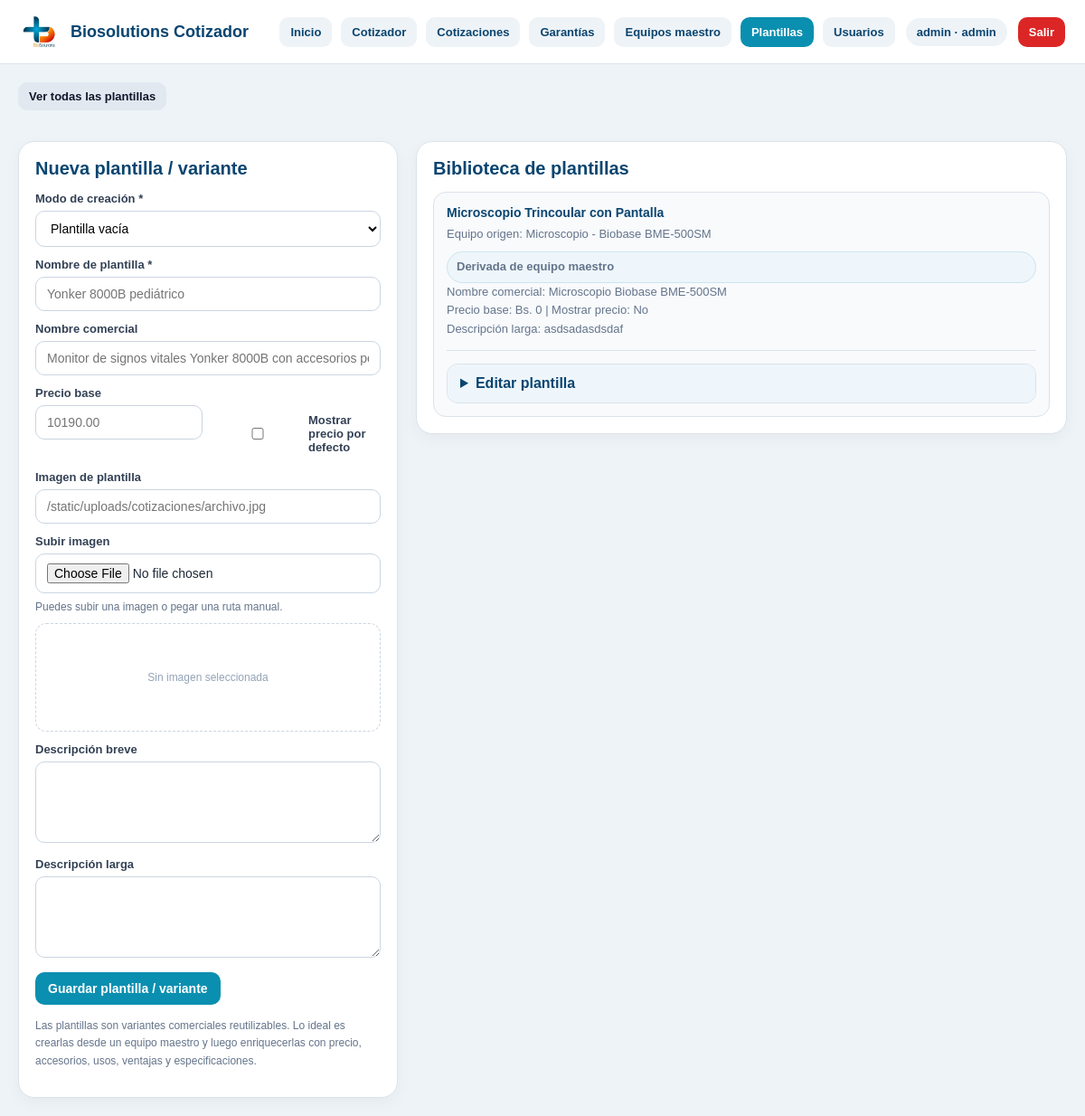
Page /plantillas (signed in) on the earlier database version.
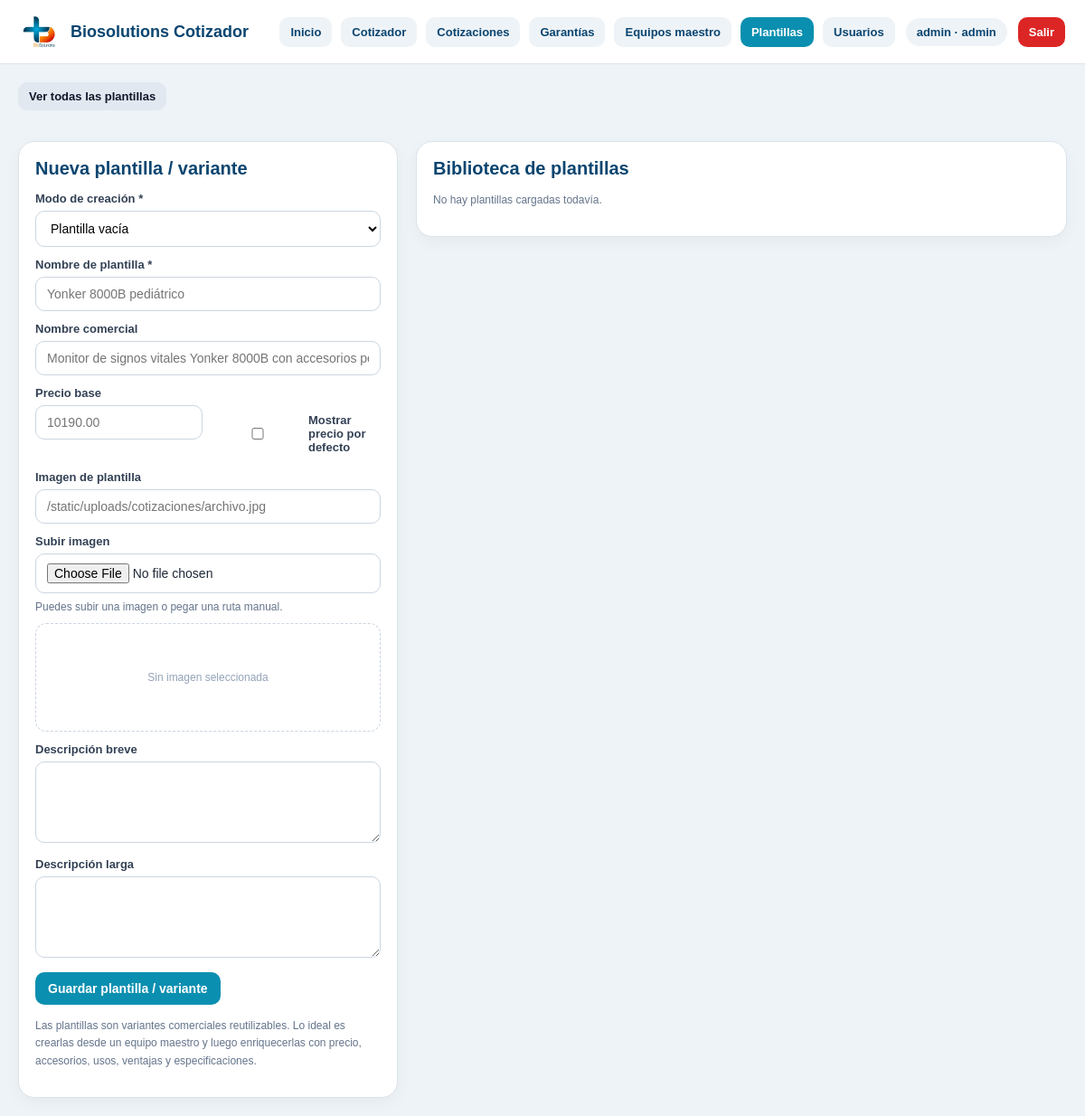
Same page on the later database version.
### tables this page shows
CREATE TABLE usuarios (
    id INTEGER PRIMARY KEY AUTOINCREMENT,
    username TEXT NOT NULL UNIQUE,
    password_hash TEXT NOT NULL,
    nombre TEXT,
    rol TEXT NOT NULL DEFAULT 'editor',
    activo INTEGER NOT NULL DEFAULT 1,
    creado_en TEXT NOT NULL DEFAULT CURRENT_TIMESTAMP
);

CREATE TABLE plantillas (
    id INTEGER PRIMARY KEY AUTOINCREMENT,
    equipo_id INTEGER,
    nombre_plantilla TEXT NOT NULL,
    nombre_comercial TEXT,
    descripcion_breve TEXT,
    descripcion_larga TEXT,
    imagen TEXT,
    precio_base REAL DEFAULT 0,
    mostrar_precio_por_defecto INTEGER DEFAULT 0,
    activo INTEGER DEFAULT 1,
    FOREIGN KEY (equipo_id) REFERENCES equipos(id) ON DELETE SET NULL
);

CREATE TABLE equipos (
    id INTEGER PRIMARY KEY AUTOINCREMENT,
    nombre TEXT NOT NULL,
    marca TEXT,
    modelo TEXT,
    origen TEXT,
    garantia_base TEXT,
    descripcion_breve TEXT,
    descripcion_larga TEXT,
    imagen TEXT,
    precio_base REAL,
    mostrar_precio_por_defecto INTEGER DEFAULT 0,
    activo INTEGER DEFAULT 1
);

### app.py (the view, shortened to what this page needs)
@app.route("/plantillas")
@login_required
def plantillas_page():
    conn = get_db_connection()
    equipo_id_raw = (request.args.get("equipo_id") or "").strip()
    action = (request.args.get("action") or "").strip().lower()
    if action not in {"create", "view"}:
        action = ""
    equipo_id = None
    if equipo_id_raw:
        try:
            equipo_id = int(equipo_id_raw)
        except ValueError:
            equipo_id = None
    equipos = conn.execute("""
        SELECT *
        FROM equipos
        WHERE activo = 1
        ORDER BY id DESC
    """).fetchall()
    selected_equipo = None
    filter_by_equipo = bool(equipo_id and action == "view")
    if filter_by_equipo:
        plantillas_rows = conn.execute("""
            SELECT p.*, e.nombre AS equipo_nombre, e.marca AS equipo_marca, e.modelo AS equipo_modelo
            FROM plantillas p
            LEFT JOIN equipos e ON e.id = p.equipo_id
            WHERE p.activo = 1
              AND p.equipo_id = ?
            ORDER BY p.id DESC
        """, (equipo_id,)).fetchall()
    else:
        plantillas_rows = conn.execute("""
            SELECT p.*, e.nombre AS equipo_nombre, e.marca AS equipo_marca, e.modelo AS equipo_modelo
            FROM plantillas p
            LEFT JOIN equipos e ON e.id = p.equipo_id
            WHERE p.activo = 1
            ORDER BY p.id DESC
        """).fetchall()
    plantillas = []
    for p in plantillas_rows:
        children = get_plantilla_children(conn, p["id"])
        plantilla_dict = dict(p)
        plantilla_dict["imagen"] = normalize_image_path_for_db(plantilla_dict.get("imagen") or "")
        plantilla_dict["imagen_url"] = build_public_image_url(plantilla_dict.get("imagen") or "")
        plantilla_dict["especificaciones"] = [dict(x) for x in children["especificaciones"]]
        plantilla_dict["usos"] = [dict(x) for x in children["usos"]]
        plantilla_dict["accesorios"] = [dict(x) for x in children["accesorios"]]
        plantilla_dict["ventajas"] = [dict(x) for x in children["ventajas"]]
        plantillas.append(plantilla_dict)
    equipos_json = []
    for e in equipos:
        nombre = (e["nombre"] or "").strip()
        marca = (e["marca"] or "").strip()
        modelo = (e["modelo"] or "").strip()
        nombre_comercial_base = " ".join(
            part for part in [nombre, marca, modelo] if part
        ).strip()
        equipos_json.append({
            "id": e["id"],
            "nombre": nombre,
            "marca": marca,
            "modelo": modelo,
            "origen": (e["origen"] or "").strip(),
            "garantia_base": (e["garantia_base"] or "").strip(),
            "imagen": (e["imagen"] or "").strip(),
            "descripcion_breve": (e["descripcion_breve"] or "").strip(),
            "descripcion_larga": (e["descripcion_larga"] or "").strip(),
            "nombre_comercial_base": nombre_comercial_base
        })
    conn.close()
    return render_template(
        "plantillas.html",
        equipos=equipos,
        equipos_json=equipos_json,
        plantillas=plantillas,
        active_page="plantillas",
        selected_equipo=selected_equipo,
        selected_equipo_id=equipo_id,
        current_action=action,
        filter_by_equipo=filter_by_equipo
    )

### app.py (called while the page is built)
def normalize_image_path_for_db(image_value):
    image_value = (image_value or "").strip()
    if not image_value:
        return ""
    if image_value.startswith("/static/"):
        return image_value.replace("/static/", "", 1)
    if image_value.startswith("static/"):
        return image_value.replace("static/", "", 1)
    return image_value

def build_public_image_url(image_value):
    image_value = normalize_image_path_for_db(image_value)
    if not image_value:
        return ""
    return f"/static/{image_value}"

def get_db_connection():
    conn = sqlite3.connect(DB_PATH, timeout=10)
    conn.row_factory = sqlite3.Row
    return conn

def get_current_user():
    user_id = session.get("user_id")
    if not user_id:
        return None
    conn = get_db_connection()
    user = conn.execute("""
        SELECT id, username, nombre, rol, activo
        FROM usuarios
        WHERE id = ? AND activo = 1
    """, (user_id,)).fetchone()
    conn.close()
    return user

def login_required(view_func):
    @wraps(view_func)
    def wrapper(*args, **kwargs):
        if not session.get("user_id"):
            return redirect(url_for("login", next=request.path))
        return view_func(*args, **kwargs)
    return wrapper

@app.context_processor
def inject_auth_context():
    user = get_current_user()
    return {
        "current_user": user,
        "current_role": user["rol"] if user else None
    }

### templates/plantillas.html (shortened to what this page needs)
{% extends "base.html" %}
{% block content %}
<div class="page-grid">
  <div class="top-actions" style="grid-column:1 / -1;">
    <a class="top-link" href="{{ url_for('plantillas_page') }}">Ver todas las plantillas</a>
  </div>
  <section class="page-card">
    <h2>{% if current_role in ['admin', 'editor'] %}Nueva plantilla / variante{% else %}Detalle del módulo{% endif %}</h2>
     {% if current_role in ['admin', 'editor'] %}
  <form method="post" action="/plantillas/nueva" id="plantillaForm">
  <div class="field">
    <label for="modo_creacion">Modo de creación *</label>
    <select id="modo_creacion" name="modo_creacion" required onchange="toggleEquipoBaseField()">
      <option value="vacia" {% if not (selected_equipo_id and current_action == "create") %}selected{% endif %}>Plantilla vacía</option>
    </select>
  </div>
  <div class="field">
    <label for="nombre_plantilla">Nombre de plantilla *</label>
    <input type="text" id="nombre_plantilla" name="nombre_plantilla" required placeholder="Yonker 8000B pediátrico">
  </div>
  <div class="field">
    <label for="nombre_comercial">Nombre comercial</label>
    <input type="text" id="nombre_comercial" name="nombre_comercial" placeholder="Monitor de signos vitales Yonker 8000B con accesorios pediátricos">
  </div>
  <div class="grid-2">
    <div class="field">
      <label for="precio_base">Precio base</label>
        <input type="number" id="precio_base" name="precio_base" placeholder="10190.00" step="0.01" min="0">
    </div>
    <div class="field">
      <label style="display:flex; align-items:center; gap:8px; margin-top:30px;">
        <input type="checkbox" name="mostrar_precio_por_defecto">
        Mostrar precio por defecto
      </label>
    </div>
  </div>
<div class="field">
    <label for="plantilla_imagen">Imagen de plantilla</label>
    <input type="text" id="plantilla_imagen" name="plantilla_imagen" placeholder="/static/uploads/cotizaciones/archivo.jpg">
  </div>
  <div class="field">
  <label for="plantilla_imagen_upload">Subir imagen</label>
  <input type="file" id="plantilla_imagen_upload" accept="image/*">
  <div class="tiny-note" style="margin-top:6px;">
    Puedes subir una imagen o pegar una ruta manual.
  </div>
  <div class="image-preview-box" id="createTemplateImagePreview">
  </div>
</div>
  <div class="field">
    <label for="plantilla_descripcion_breve">Descripción breve</label>
    <textarea id="plantilla_descripcion_breve" name="plantilla_descripcion_breve"></textarea>
  </div>
  <div class="field">
    <label for="plantilla_descripcion_larga">Descripción larga</label>
    <textarea id="plantilla_descripcion_larga" name="plantilla_descripcion_larga"></textarea>
  </div>
  <button type="submit" class="btn">Guardar plantilla / variante</button>
</form>
  {% else %}
      <p class="tiny-note">
        Tu perfil es de solo lectura. Puedes consultar la biblioteca de plantillas, pero no crear ni modificar registros.
      </p>
    {% endif %}
    <p class="tiny-note" style="margin-top:14px;">
      Las plantillas son variantes comerciales reutilizables. Lo ideal es crearlas desde un equipo maestro y luego enriquecerlas con precio, accesorios, usos, ventajas y especificaciones.
    </p>
  </section>
  <section class="page-card">
    <h2>Biblioteca de plantillas</h2>
    {% if plantillas %}
      <div class="lib-list">
        {% for p in plantillas %}
          <div class="lib-card">
            <strong>{{ p["nombre_plantilla"] }}</strong>
            <span>
              Equipo origen:
              {% if p["equipo_nombre"] %}
                {{ p["equipo_nombre"] }}
                {% if p["equipo_marca"] %} - {{ p["equipo_marca"] }}{% endif %}
                {% if p["equipo_modelo"] %} {{ p["equipo_modelo"] }}{% endif %}
              {% else %}
                Plantilla vacía / sin equipo maestro base
              {% endif %}
            </span>
            {% if p["equipo_nombre"] %}
              <span class="origin-pill">Derivada de equipo maestro</span>
            {% endif %}
            {% if p["nombre_comercial"] %}
              <span>Nombre comercial: {{ p["nombre_comercial"] }}</span>
            {% endif %}
            <span>
              Precio base: Bs. {{ p["precio_base"] or 0 }}
              {% if p["mostrar_precio_por_defecto"] %} | Mostrar precio: Sí{% else %} | Mostrar precio: No{% endif %}
            </span>
            {% if p["descripcion_larga"] %}
              <span>Descripción larga: {{ p["descripcion_larga"] }}</span>
            {% endif %}
            {% if current_role in ['admin', 'editor'] %}
            <div class="edit-card">
              <details>
                <summary>Editar plantilla</summary>
              </details>
            </div>
             {% endif %}
          </div>
        {% endfor %}
      </div>
    {% else %}
      <p class="tiny-note">No hay plantillas cargadas todavía.</p>
    {% endif %}
  </section>
</div>
{% endblock %}

### templates/base.html (shortened to what this page needs)
<!DOCTYPE html>
<html lang="es">
<head>
  <link rel="stylesheet" href="{{ url_for('static', filename='styles.css') }}?v=7" />
</head>
<body>
  <header class="topbar">
    <div class="topbar-left">
      <img src="{{ url_for('static', filename='logo_biosolutions.png') }}" alt="BioSolutions" class="topbar-logo">
      <div class="topbar-title">Biosolutions Cotizador</div>
    </div>
    <div class="topbar-right">
      <nav class="nav-links">
        <a href="{{ url_for('dashboard') }}" class="{% if active_page == 'inicio' %}active{% endif %}">Inicio</a>
         {% if current_role in ['admin', 'editor', 'visor'] %}
          <a href="{{ url_for('cotizador') }}" class="{% if active_page == 'cotizador' %}active{% endif %}">Cotizador</a>
          <a href="{{ url_for('cotizaciones_page') }}" class="{% if active_page == 'cotizaciones' %}active{% endif %}">Cotizaciones</a>
          <a href="{{ url_for('garantias_page') }}" class="{% if active_page == 'garantias' %}active{% endif %}">Garantías</a>
        {% endif %}
        {% if current_role in ['admin', 'editor', 'visor'] %}
          <a href="{{ url_for('equipos_page') }}" class="{% if active_page == 'equipos' %}active{% endif %}">Equipos maestro</a>
          <a href="{{ url_for('plantillas_page') }}" class="{% if active_page == 'plantillas' %}active{% endif %}">Plantillas</a>
        {% endif %}
        {% if current_role == 'admin' %}
          <a href="{{ url_for('usuarios_page') }}" class="{% if active_page == 'usuarios' %}active{% endif %}">Usuarios</a>
        {% endif %}
      </nav>
      {% if current_user %}
        <div class="user-chip">
          {{ current_user["username"] }} · {{ current_user["rol"] }}
        </div>
        <a href="{{ url_for('logout') }}" class="logout-link">Salir</a>
      {% endif %}
    </div>
  </header>
  <main class="page-shell">
    {% block content %}{% endblock %}
  </main>
</body>
</html>

### static/styles.css (style rules this page uses)
:root { --primary:#0b8fb0; --primary-dark:#0a4570; --accent:#f47c20; --text:#1f2937; --muted:#6b7280; --line:#dbe3ea; --soft:#f7fafc; --panel:#ffffff; --bg:#eef3f7; --danger:#dc2626; }
* { box-sizing:border-box }
body { margin:0; font-family:Arial, Helvetica, sans-serif; background:var(--bg); color:var(--text); }
.field { margin-bottom:10px; }
.field label { display:block; margin-bottom:6px; font-size:12px; color:#475569; font-weight:700; }
.field input, .field textarea { width:100%; padding:10px 11px; border:1px solid #cbd5e1; border-radius:10px; font-size:13px; font-family:inherit; background:#fff; }
.field textarea { min-height:80px; resize:vertical; line-height:1.5; }
.grid-2 { display:grid; grid-template-columns:1fr 1fr; gap:10px; }
.btn { border:none; border-radius:10px; padding:10px 12px; font-size:13px; font-weight:700; cursor:pointer; }

### templates/base.html (style rules this page uses)
.topbar { display:flex; justify-content:space-between; align-items:center; gap:16px; padding:14px 22px; background:#fff; border-bottom:1px solid #dbe3ea; position:sticky; top:0; z-index:20; }
.topbar-left { display:flex; align-items:center; gap:14px; }
.topbar-logo { height:42px; width:auto; display:block; }
.topbar-title { font-size:18px; font-weight:800; color:#0a4570; }
.nav-links { display:flex; flex-wrap:wrap; gap:10px; }
.nav-links a { text-decoration:none; padding:9px 12px; border-radius:10px; background:#eef3f7; color:#0a4570; font-weight:700; font-size:13px; }
.nav-links a.active { background:#0b8fb0; color:#fff; }
.topbar-right { display:flex; align-items:center; gap:12px; flex-wrap:wrap; }
.user-chip { display:inline-flex; align-items:center; gap:8px; background:#eef3f7; color:#0a4570; border-radius:999px; padding:8px 12px; font-size:13px; font-weight:700; }
.logout-link { text-decoration:none; background:#dc2626; color:#fff; padding:9px 12px; border-radius:10px; font-size:13px; font-weight:700; }
.page-shell { padding:20px; }

### templates/plantillas.html (style rules this page uses)
.page-grid { display:grid; grid-template-columns: 420px 1fr; gap:20px; align-items:start; }
.page-card { background:#fff; border:1px solid #dbe3ea; border-radius:18px; padding:18px; box-shadow:0 6px 18px rgba(0,0,0,.04); }
.page-card h2 { margin:0 0 14px; color:#0a4570; font-size:20px; }
.field { margin-bottom:12px; }
.field label { display:block; margin-bottom:6px; font-size:13px; font-weight:700; color:#334155; }
.field input, .field textarea, .field select { width:100%; padding:10px 12px; border:1px solid #cbd5e1; border-radius:10px; font-size:14px; font-family:inherit; box-sizing:border-box; background:#fff; }
.field textarea { min-height:90px; resize:vertical; }
.grid-2 { display:grid; grid-template-columns:1fr 1fr; gap:12px; }
.btn { background:#0b8fb0; color:#fff; border:none; border-radius:10px; padding:10px 14px; font-size:14px; font-weight:700; cursor:pointer; }
.tiny-note { font-size:12px; color:#64748b; line-height:1.6; }
.top-actions { display:flex; gap:8px; flex-wrap:wrap; margin-bottom:14px; }
.top-link { display:inline-flex; align-items:center; justify-content:center; text-decoration:none; background:#e2e8f0; color:#0f172a; border:none; border-radius:10px; padding:8px 12px; font-size:13px; font-weight:700; cursor:pointer; }
.image-preview-box { margin-top:8px; border:1px dashed #cbd5e1; border-radius:12px; background:#fff; min-height:120px; display:flex; align-items:center; justify-content:center; overflow:hidden; padding:10px; }

Differences in the rows shown:
no longer on this page (row edited): plantillas: nombre_plantilla "Microscopio Trincoular con Pantalla", equipo_nombre "Microscopio", equipo_marca "Biobase", equipo_modelo "BME-500SM", nombre_comercial "Microscopio Biobase BME-500SM", precio_base "0", mostrar_precio_por_defecto "| Mostrar precio: No", descripcion_larga "asdsadasdsdaf"
Other differences:
text now shown: "No hay plantillas cargadas todavía."
